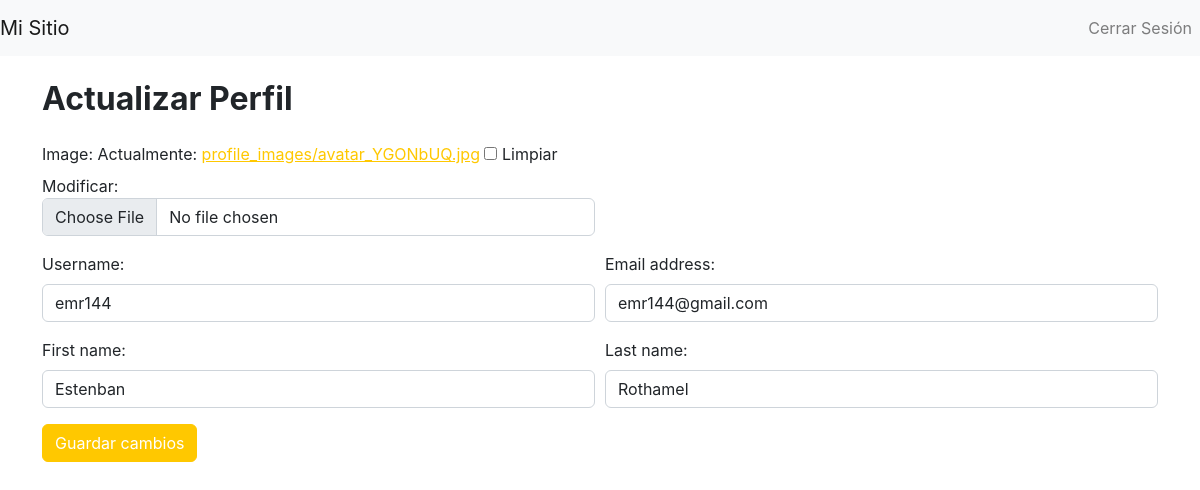
Screenshot of /start/update-profile/ (signed in) with the database file from the repository.
### Startapp/models.py (models this page shows, shortened)
class CustomUser(AbstractUser):
    image = models.ImageField( upload_to='profile_images', blank=True, null=True)

### Startapp/views.py (the view)
# urls.py: path('update-profile/', views.update_profile, name='update_profile'),
@login_required
def update_profile(request):
    if request.method == 'POST':
        form = UserUpdateForm(request.POST, request.FILES, instance=request.user)
        if form.is_valid():
            form.save()
            return redirect('profile')
    else:
        form = UserUpdateForm(instance=request.user)
    return render(request, 'update_profile.html', {'form': form})

### Startapp/forms.py
class UserUpdateForm(forms.ModelForm):
    class Meta:
        model = CustomUser
        fields = ['username', 'email', 'first_name', 'last_name', 'image']
    def __init__(self, *args, **kwargs):
        super(UserUpdateForm, self).__init__(*args, **kwargs)
        for field in self.fields.values():
            field.widget.attrs.update({'class': 'form-control'})

### ultima_entrega_rothamel_esteban/templates/update_profile.html (shortened to what this page needs)
{% extends 'base_generic.html' %}
{% block content %}
  <h2 class="mb-4">Actualizar Perfil</h2>
  <form method="post" enctype="multipart/form-data">
  <form method="post" class="needs-validation" novalidate>
    <div class="form-row">
        <div class="col-md-6 mb-3">
            {{ form.image.label_tag }}
            {{ form.image }}
        </div>
    </div>
    <div class="form-row">
      <div class="col-md-6 mb-3">
        {{ form.username.label_tag }}
        {{ form.username }}
      </div>
      <div class="col-md-6 mb-3">
        {{ form.email.label_tag }}
        {{ form.email }}
      </div>
    </div>
    <div class="form-row">
      <div class="col-md-6 mb-3">
        {{ form.first_name.label_tag }}
        {{ form.first_name }}
      </div>
      <div class="col-md-6 mb-3">
        {{ form.last_name.label_tag }}
        {{ form.last_name }}
      </div>
    </div>
    <button class="btn btn-primary" type="submit">Guardar cambios</button>
  </form>
{% endblock %}

### rows the page displays
CustomUser: username "emr144", email "emr144@gmail.com", first_name "Estenban", last_name "Rothamel"
